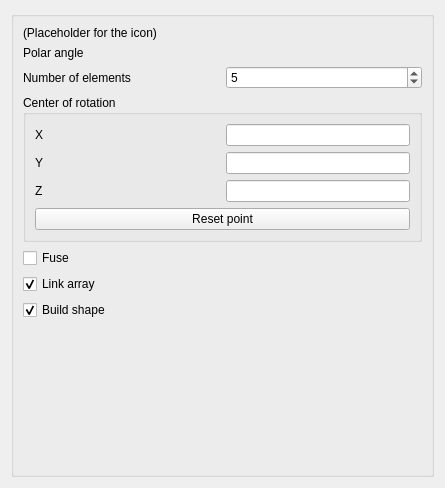
<?xml version="1.0" encoding="UTF-8"?>
<ui version="4.0">
 <class>DraftPolarArrayTaskPanel</class>
 <widget class="QWidget" name="DraftPolarArrayTaskPanel">
  <property name="geometry">
   <rect>
    <x>0</x>
    <y>0</y>
    <width>445</width>
    <height>488</height>
   </rect>
  </property>
  <property name="sizePolicy">
   <sizepolicy hsizetype="Preferred" vsizetype="Expanding">
    <horstretch>0</horstretch>
    <verstretch>0</verstretch>
   </sizepolicy>
  </property>
  <property name="minimumSize">
   <size>
    <width>250</width>
    <height>0</height>
   </size>
  </property>
  <property name="windowTitle">
   <string>Polar array</string>
  </property>
  <layout class="QGridLayout" name="gridLayout_3">
   <item row="1" column="0">
    <widget class="QGroupBox" name="main_group">
     <property name="sizePolicy">
      <sizepolicy hsizetype="Preferred" vsizetype="Minimum">
       <horstretch>0</horstretch>
       <verstretch>0</verstretch>
      </sizepolicy>
     </property>
     <property name="title">
      <string/>
     </property>
     <layout class="QGridLayout" name="gridLayout_4">
      <item row="9" column="0">
       <spacer name="verticalSpacer">
        <property name="orientation">
         <enum>Qt::Vertical</enum>
        </property>
        <property name="sizeHint" stdset="0">
         <size>
          <width>20</width>
          <height>40</height>
         </size>
        </property>
       </spacer>
      </item>
      <item row="5" column="0">
       <widget class="QGroupBox" name="group_center">
        <property name="toolTip">
         <string>The coordinates of the point through which the axis of rotation passes.
Change the direction of the axis itself in the property editor.</string>
        </property>
        <property name="title">
         <string>Center of rotation</string>
        </property>
        <layout class="QGridLayout" name="gridLayout_2">
         <item row="0" column="0">
          <layout class="QGridLayout" name="grid_center">
           <item row="2" column="0">
            <widget class="QLabel" name="label_c_z">
             <property name="text">
              <string>Z</string>
             </property>
            </widget>
           </item>
           <item row="0" column="1">
            <widget class="Gui::InputField" name="input_c_x">
             <property name="sizePolicy">
              <sizepolicy hsizetype="Preferred" vsizetype="Fixed">
               <horstretch>0</horstretch>
               <verstretch>0</verstretch>
              </sizepolicy>
             </property>
             <property name="unit" stdset="0">
              <string notr="true"/>
             </property>
            </widget>
           </item>
           <item row="1" column="1">
            <widget class="Gui::InputField" name="input_c_y">
             <property name="sizePolicy">
              <sizepolicy hsizetype="Preferred" vsizetype="Fixed">
               <horstretch>0</horstretch>
               <verstretch>0</verstretch>
              </sizepolicy>
             </property>
             <property name="unit" stdset="0">
              <string notr="true"/>
             </property>
            </widget>
           </item>
           <item row="2" column="1">
            <widget class="Gui::InputField" name="input_c_z">
             <property name="sizePolicy">
              <sizepolicy hsizetype="Preferred" vsizetype="Fixed">
               <horstretch>0</horstretch>
               <verstretch>0</verstretch>
              </sizepolicy>
             </property>
             <property name="unit" stdset="0">
              <string notr="true"/>
             </property>
            </widget>
           </item>
           <item row="0" column="0">
            <widget class="QLabel" name="label_c_x">
             <property name="text">
              <string>X</string>
             </property>
            </widget>
           </item>
           <item row="1" column="0">
            <widget class="QLabel" name="label_c_y">
             <property name="text">
              <string>Y</string>
             </property>
            </widget>
           </item>
          </layout>
         </item>
         <item row="1" column="0">
          <widget class="QPushButton" name="button_reset">
           <property name="toolTip">
            <string>Reset the coordinates of the center of rotation.</string>
           </property>
           <property name="text">
            <string>Reset point</string>
           </property>
          </widget>
         </item>
        </layout>
       </widget>
      </item>
      <item row="6" column="0">
       <layout class="QVBoxLayout" name="vertical_layout">
        <item>
         <widget class="QCheckBox" name="checkbox_fuse">
          <property name="toolTip">
           <string>If checked, the resulting objects in the array will be fused if they touch each other.
This only works if "Link array" is off.</string>
          </property>
          <property name="text">
           <string>Fuse</string>
          </property>
         </widget>
        </item>
        <item>
         <widget class="QCheckBox" name="checkbox_link">
          <property name="toolTip">
           <string>If checked, the resulting object will be a "Link array" instead of a regular array.
A Link array is more efficient when creating multiple copies, but it cannot be fused together.</string>
          </property>
          <property name="text">
           <string>Link array</string>
          </property>
          <property name="checked">
           <bool>true</bool>
          </property>
         </widget>
        </item>
        <item>
         <widget class="QCheckBox" name="checkbox_build_shape">
          <property name="toolTip">
           <string>Enable this option to build compound shape if 'Fuse' is disabled.
It is recommended to disable this option if you are using the array
for assembly purpose and not for further modeling, to make the
recomputation faster with complex shapes.</string>
          </property>
          <property name="text">
           <string>Build shape</string>
          </property>
          <property name="checked">
           <bool>true</bool>
          </property>
         </widget>
        </item>
       </layout>
      </item>
      <item row="1" column="0">
       <layout class="QGridLayout" name="grid_values">
        <item row="0" column="0">
         <widget class="QLabel" name="label_angle">
          <property name="toolTip">
           <string>Sweeping angle of the polar distribution.
A negative angle produces a polar pattern in the opposite direction.
The maximum absolute value is 360 degrees.</string>
          </property>
          <property name="text">
           <string>Polar angle</string>
          </property>
         </widget>
        </item>
        <item row="0" column="1">
         <widget class="Gui::QuantitySpinBox" name="spinbox_angle" native="true">
          <property name="toolTip">
           <string>Sweeping angle of the polar distribution.
A negative angle produces a polar pattern in the opposite direction.
The maximum absolute value is 360 degrees.</string>
          </property>
          <property name="unit" stdset="0">
           <string notr="true"/>
          </property>
          <property name="minimum" stdset="0">
           <double>-360.000000000000000</double>
          </property>
          <property name="maximum" stdset="0">
           <double>360.000000000000000</double>
          </property>
          <property name="value" stdset="0">
           <double>360.000000000000000</double>
          </property>
         </widget>
        </item>
        <item row="1" column="0">
         <widget class="QLabel" name="label_number">
          <property name="toolTip">
           <string>Number of elements in the array, including a copy of the original object.
It must be at least 2.</string>
          </property>
          <property name="text">
           <string>Number of elements</string>
          </property>
         </widget>
        </item>
        <item row="1" column="1">
         <widget class="QSpinBox" name="spinbox_number">
          <property name="toolTip">
           <string>Number of elements in the array, including a copy of the original object.
It must be at least 2.</string>
          </property>
          <property name="minimum">
           <number>2</number>
          </property>
          <property name="value">
           <number>5</number>
          </property>
         </widget>
        </item>
       </layout>
      </item>
      <item row="0" column="0">
       <widget class="QLabel" name="label_icon">
        <property name="text">
         <string>(Placeholder for the icon)</string>
        </property>
       </widget>
      </item>
     </layout>
    </widget>
   </item>
  </layout>
 </widget>
 <customwidgets>
  <customwidget>
   <class>Gui::InputField</class>
   <extends>QLineEdit</extends>
   <header>Gui/InputField.h</header>
  </customwidget>
  <customwidget>
   <class>Gui::QuantitySpinBox</class>
   <extends>QWidget</extends>
   <header>Gui/QuantitySpinBox.h</header>
  </customwidget>
 </customwidgets>
 <tabstops>
  <tabstop>spinbox_angle</tabstop>
  <tabstop>spinbox_number</tabstop>
  <tabstop>input_c_x</tabstop>
  <tabstop>input_c_y</tabstop>
  <tabstop>input_c_z</tabstop>
  <tabstop>button_reset</tabstop>
  <tabstop>checkbox_fuse</tabstop>
  <tabstop>checkbox_link</tabstop>
 </tabstops>
 <resources/>
 <connections/>
</ui>
